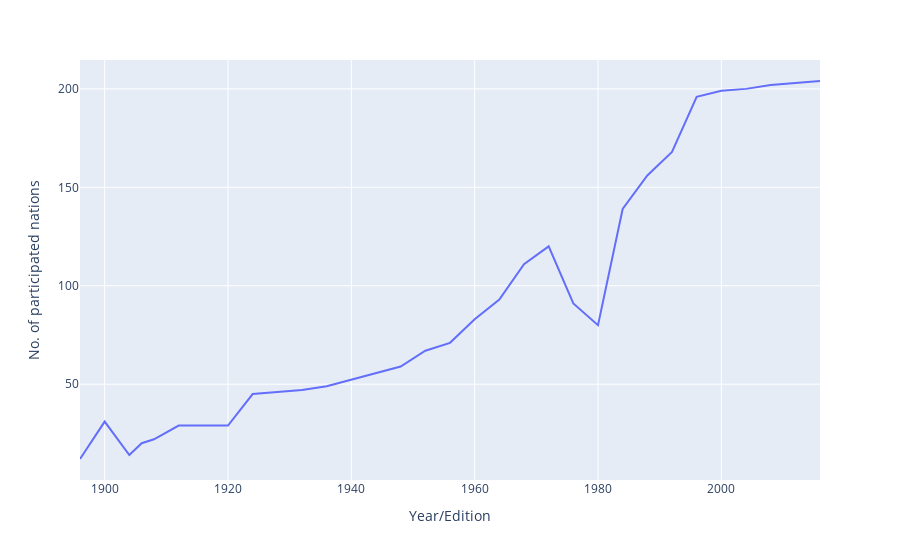

Notebook source saved alongside this figure:
### Code cell
# Line plot of nations_over_time
fig = px.line(nations_over_time, x = 'Year/Edition', y = 'No. of participated nations')
fig.show()

### Figure 1 — Plotly figure (JSON) as saved in the notebook; plotly's stock layout.template omitted (floating-point values rounded to 4 significant figures)
{"data": [{"hovertemplate": "Year/Edition=%{x}<br>No. of participated nations=%{y}<extra></extra>", "legendgroup": "", "line": {"color": "#636efa", "dash": "solid"}, "marker": {"symbol": "circle"}, "mode": "lines", "name": "", "orientation": "v", "showlegend": false, "type": "scatter", "x": [1896, 1900, 1904, 1906, 1908, 1912, 1920, 1924, 1928, 1932, 1936, 1948, 1952, 1956, 1960, 1964, 1968, 1972, 1976, 1980, 1984, 1988, 1992, 1996, 2000, 2004, 2008, 2012, 2016], "xaxis": "x", "y": [12, 31, 14, 20, 22, 29, 29, 45, 46, 47, 49, 59, 67, 71, 83, 93, 111, 120, 91, 80, 139, 156, 168, 196, 199, 200, 202, 203, 204], "yaxis": "y"}], "layout": {"autosize": true, "legend": {"tracegroupgap": 0}, "margin": {"t": 60}, "xaxis": {"anchor": "y", "autorange": true, "domain": [0, 1], "range": [1896, 2016], "title": {"text": "Year/Edition"}, "type": "linear"}, "yaxis": {"anchor": "x", "autorange": true, "domain": [0, 1], "range": [1.333, 214.7], "title": {"text": "No. of participated nations"}, "type": "linear"}}}
